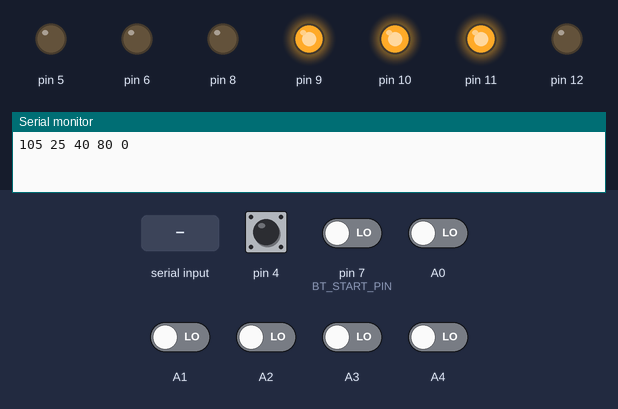
Recording of a program running on a simulated Arduino Nano, built with avr-gcc and run on an emulated ATmega328P. On the bench: output pins drawn as LEDs (lit = HIGH), the last lines printed to the serial monitor. The inputs (shaded band) are chosen by the test bench; at power-on: pin 4 HIGH, A0–4, pin 7 (BT_START_PIN) LOW.

Above: at 1.2 s.
1.3 s: pin 4 pulled LOW for 0.15 s
At 2.4 s:
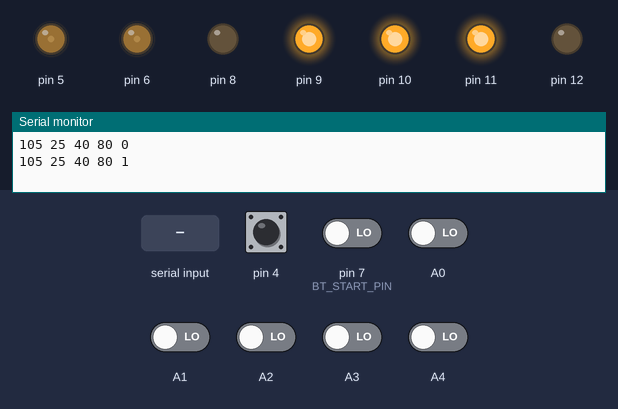
2.9 s: A0 driven HIGH
At 3.6 s:
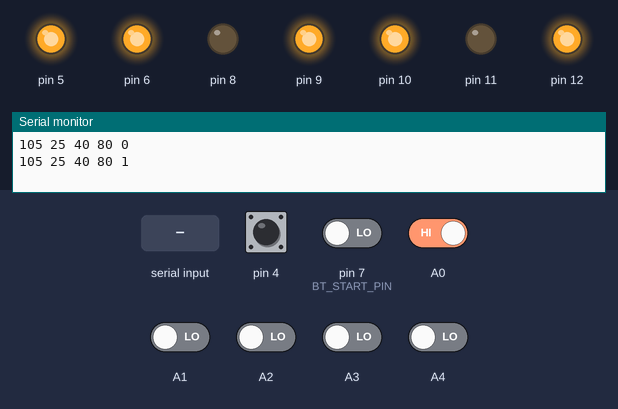
4.4 s: "30 150\n" received over Serial
At 5.0 s:
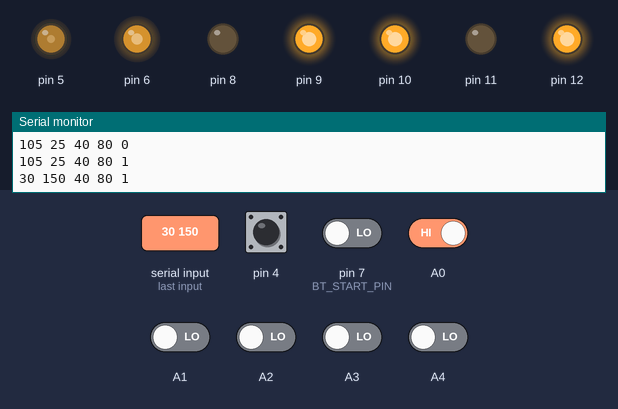
5.9 s: A1 driven HIGH
At 7.1 s:
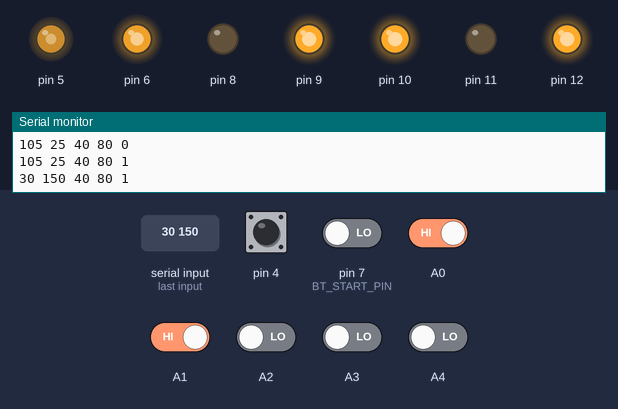
7.4 s: A3 driven HIGH
At 8.2 s:
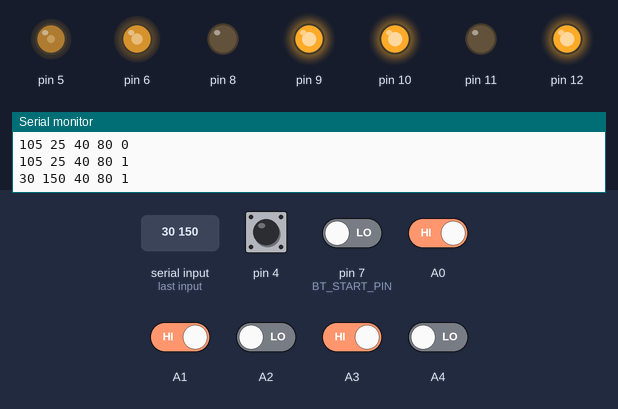
8.9 s: A4 driven HIGH
At 9.3 s:
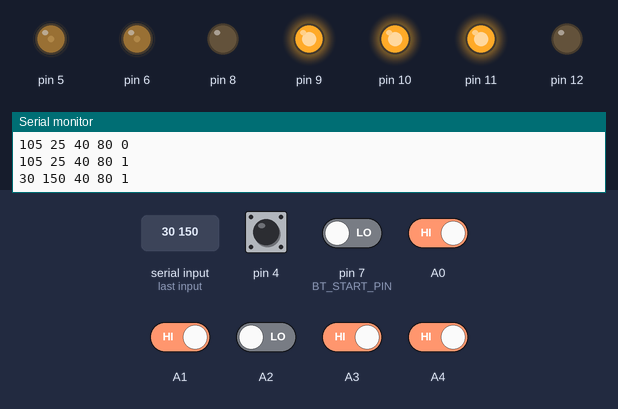
Timing chart, 0 to 11.4 s (numbered marks = the images above; inputs shaded):
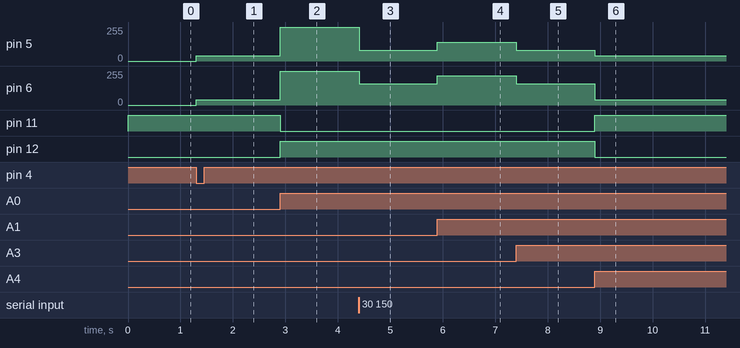

Measured:
- after the input at 1.3 s, pin 5, pin 6: 0/255 → 40/255 at once
- after the input at 2.9 s, pin 5, pin 6: 40/255 → 255/255 at once; pin 11: HIGH → LOW at once; pin 12: LOW → HIGH at once
- after the input at 4.4 s, pin 5: 255/255 → 80/255 at once; pin 6: 255/255 → 160/255 at once
- after the input at 5.9 s, pin 5: 80/255 → 140/255 at once; pin 6: 160/255 → 220/255 at once
- after the input at 7.4 s, pin 5: 140/255 → 80/255 at once; pin 6: 220/255 → 160/255 at once
- after the input at 8.9 s, pin 5: 80/255 → 40/255 at once; pin 6: 160/255 → 40/255 at once; pin 11: LOW → HIGH at once; pin 12: HIGH → LOW at once

The program:

main.cpp
```cpp
#include <Arduino.h>
#include "Config.h"
#include "MotorDriver.h"
#include "SensorArray.h"
#include "PIDController.h"
#include "Button.h"

// ==========================================
// Robot State & Parameters (Pure Numbers)
// ==========================================
bool running = false;
int16_t kp = Config::Defaults::KP;
int16_t kd = Config::Defaults::KD;
int16_t baseSpeed = Config::Defaults::BASE_SPEED;
int16_t searchSpeed = Config::Defaults::SEARCH_SPEED;

// ==========================================
// Hardware Abstractions
// ==========================================
MotorDriver motors(
    Config::Motors::AIN1, Config::Motors::AIN2, Config::Motors::PWMA,
    Config::Motors::BIN1, Config::Motors::BIN2, Config::Motors::PWMB,
    Config::Motors::STBY
);

SensorArray sensors(
    Config::Sensors::S0, Config::Sensors::S1, Config::Sensors::S2,
    Config::Sensors::S3, Config::Sensors::S4
);

PIDController pid(Config::Defaults::KP, Config::Defaults::KD);

ToggleTrigger startTrigger(
    Config::Controls::START_BUTTON,
    Config::Controls::BT_START_PIN,
    Config::Defaults::DEBOUNCE_MS
);

// Print current parameters as space-separated numbers:
// <kp> <kd> <baseSpeed> <searchSpeed> <running>
void printValues() {
    Serial.print(kp);
    Serial.print(' ');
    Serial.print(kd);
    Serial.print(' ');
    Serial.print(baseSpeed);
    Serial.print(' ');
    Serial.print(searchSpeed);
    Serial.print(' ');
    Serial.println(running ? 1 : 0);
}

// Fast non-blocking numeric serial reader:
// - Send '0' to stop, '1' to start
// - Send 'kp kd' (e.g. '120 30')
// - Send 'kp kd base' (e.g. '120 30 50')
// - Send 'kp kd base search run' (e.g. '120 30 50 80 1')
// - Send empty newline to query values
void readSerial() {
    static int16_t values[5];
    static uint8_t count = 0;
    static int16_t current = 0;
    static bool inNumber = false;
    static bool negative = false;

    while (Serial.available() > 0) {
        char c = static_cast<char>(Serial.read());

        if (c >= '0' && c <= '9') {
            current = (current * 10) + (c - '0');
            inNumber = true;
        } else if (c == '-') {
            negative = true;
        } else if (c == ' ' || c == ',' || c == '\t') {
            if (inNumber) {
                if (count < 5) values[count++] = negative ? -current : current;
                current = 0;
                negative = false;
                inNumber = false;
            }
        } else if (c == '\n' || c == '\r') {
            if (inNumber) {
                if (count < 5) values[count++] = negative ? -current : current;
                current = 0;
                negative = false;
                inNumber = false;
            }

            if (count > 0) {
                if (count == 1) {
                    if (values[0] == 0) {
                        running = false;
                        motors.stop();
                    } else if (values[0] == 1) {
                        running = true;
                        pid.reset();
                    } else {
                        kp = values[0];
                    }
                } else {
                    if (count >= 2) {
                        kp = values[0];
                        kd = values[1];
                    }
                    if (count >= 3) baseSpeed = values[2];
                    if (count >= 4) searchSpeed = values[3];
                    if (count >= 5) {
                        running = (values[4] != 0);
                        if (running) pid.reset();
                        else motors.stop();
                    }
                }
                pid.setGains(kp, kd);
                count = 0;
            }

            printValues();
        }
    }
}

// ==========================================
// Arduino Setup & Loop
// ==========================================
void setup() {
    Serial.begin(Config::Defaults::SERIAL_BAUD);

    motors.init();
    sensors.init();
    startTrigger.init();

    printValues();
}

void loop() {
    // 1. Read serial numbers from HC-05 / Serial
    readSerial();

    // 2. Hardware button or BT pin trigger
    if (startTrigger.checkTriggered()) {
        running = !running;
        if (running) {
            pid.reset();
        } else {
            motors.stop();
        }
        printValues();
    }

    // 3. If idle, ensure motors are off and return
    if (!running) {
        motors.stop();
        return;
    }

    // 4. Sample 5-sensor array
    SensorReading reading = sensors.read();

    // 5. Line loss recovery spin
    if (reading.isLineLost()) {
        motors.setSpeeds(-searchSpeed, searchSpeed);
        return;
    }

    // 6. Fast integer PD correction
    int16_t correction = pid.compute(reading.error);

    // 7. Calculate differential motor speeds
    int16_t leftSpeed  = baseSpeed - correction;
    int16_t rightSpeed = baseSpeed + correction;

    // 8. Constrain motor speeds to [-255, 255]
    leftSpeed  = constrain(leftSpeed, -Config::Defaults::MAX_SPEED, Config::Defaults::MAX_SPEED);
    rightSpeed = constrain(rightSpeed, -Config::Defaults::MAX_SPEED, Config::Defaults::MAX_SPEED);

    // 9. Actuate motors
    motors.setSpeeds(leftSpeed, rightSpeed);
}
```

Button.h
```cpp
#pragma once
#include <Arduino.h>

class ToggleTrigger {
private:
    uint8_t m_buttonPin;
    uint8_t m_btStartPin;
    unsigned long m_debounceMs;
    unsigned long m_lastTriggerTime;
    bool m_lastButtonState;
    bool m_lastBtState;

public:
    ToggleTrigger(uint8_t buttonPin, uint8_t btStartPin, unsigned long debounceMs = 300)
        : m_buttonPin(buttonPin),
          m_btStartPin(btStartPin),
          m_debounceMs(debounceMs),
          m_lastTriggerTime(0),
          m_lastButtonState(HIGH),
          m_lastBtState(LOW) {}

    void init() {
        pinMode(m_buttonPin, INPUT_PULLUP);
        pinMode(m_btStartPin, INPUT);
    }

    bool checkTriggered() {
        unsigned long now = millis();
        bool triggered = false;

        bool currentButtonState = digitalRead(m_buttonPin);
        bool currentBtState = digitalRead(m_btStartPin);

        // Falling edge on active-low button (pressed)
        if (m_lastButtonState == HIGH && currentButtonState == LOW) {
            if (now - m_lastTriggerTime >= m_debounceMs) {
                triggered = true;
                m_lastTriggerTime = now;
            }
        }

        // Rising edge on HC-05 start / state line
        if (m_lastBtState == LOW && currentBtState == HIGH) {
            if (now - m_lastTriggerTime >= m_debounceMs) {
                triggered = true;
                m_lastTriggerTime = now;
            }
        }

        m_lastButtonState = currentButtonState;
        m_lastBtState = currentBtState;

        return triggered;
    }
};
```

PIDController.h
```cpp
#pragma once
#include <Arduino.h>

class PIDController {
private:
    int16_t m_kp;
    int16_t m_kd;
    int16_t m_lastError;

public:
    explicit PIDController(int16_t kp = 105, int16_t kd = 25)
        : m_kp(kp), m_kd(kd), m_lastError(0) {}

    int16_t compute(int16_t error) {
        int16_t p = m_kp * error;
        int16_t d = m_kd * (error - m_lastError);
        m_lastError = error;
        return p + d;
    }

    void reset() {
        m_lastError = 0;
    }

    [[nodiscard]] int16_t getKp() const { return m_kp; }
    [[nodiscard]] int16_t getKd() const { return m_kd; }

    void setKp(int16_t kp) { m_kp = kp; }
    void setKd(int16_t kd) { m_kd = kd; }

    void setGains(int16_t kp, int16_t kd) {
        m_kp = kp;
        m_kd = kd;
    }
};
```

SensorArray.h
```cpp
#pragma once
#include <Arduino.h>

struct SensorReading {
    uint8_t raw[5];      // Digital readings (1 = line detected, 0 = background)
    uint8_t activeCount; // Number of sensors detecting the line
    int16_t error;       // Weighted position error

    [[nodiscard]] bool isLineLost() const {
        return activeCount == 0;
    }
};

class SensorArray {
private:
    uint8_t m_pins[5];

public:
    SensorArray(uint8_t s0, uint8_t s1, uint8_t s2, uint8_t s3, uint8_t s4)
        : m_pins{s0, s1, s2, s3, s4} {}

    void init() {
        for (uint8_t i = 0; i < 5; ++i) {
            pinMode(m_pins[i], INPUT);
        }
    }

    [[nodiscard]] SensorReading read() const {
        SensorReading reading{};
        // Active low sensors: line is detected when pin reads LOW (!digitalRead)
        for (uint8_t i = 0; i < 5; ++i) {
            reading.raw[i] = !digitalRead(m_pins[i]);
            reading.activeCount += reading.raw[i];
        }

        // Weighted error: (-4 * s0) + (-2 * s1) + (0 * s2) + (2 * s3) + (4 * s4)
        reading.error = (-4 * reading.raw[0]) +
                        (-2 * reading.raw[1]) +
                        ( 0 * reading.raw[2]) +
                        ( 2 * reading.raw[3]) +
                        ( 4 * reading.raw[4]);

        return reading;
    }
};
```

Config.h
```cpp
#pragma once
#include <Arduino.h>

namespace Config {
    // TB6612FNG Dual H-Bridge Motor Driver Pins
    namespace Motors {
        constexpr uint8_t AIN1 = 11;
        constexpr uint8_t AIN2 = 12;
        constexpr uint8_t PWMA = 5;

        constexpr uint8_t BIN1 = 9;
        constexpr uint8_t BIN2 = 8;
        constexpr uint8_t PWMB = 6;

        constexpr uint8_t STBY = 10;
    }

    // 5-Channel Reflectance / IR Sensors
    namespace Sensors {
        constexpr uint8_t S0 = A0; // Far Left
        constexpr uint8_t S1 = A1; // Left
        constexpr uint8_t S2 = A2; // Center
        constexpr uint8_t S3 = A3; // Right
        constexpr uint8_t S4 = A4; // Far Right
        constexpr uint8_t COUNT = 5;
    }

    // Controls & Remote Triggers
    namespace Controls {
        constexpr uint8_t START_BUTTON = 4; // Onboard push button (INPUT_PULLUP)
        constexpr uint8_t BT_START_PIN = 7; // HC-05 Start / State trigger pin
    }

    // Default Control & Tuning Parameters (Simple Ints)
    namespace Defaults {
        constexpr int16_t KP = 105;
        constexpr int16_t KD = 25;

        constexpr int16_t BASE_SPEED = 40;
        constexpr int16_t SEARCH_SPEED = 80;
        constexpr int16_t MAX_SPEED = 255;

        constexpr unsigned long SERIAL_BAUD = 9600;
        constexpr unsigned long DEBOUNCE_MS = 300;
    }
}
```

MotorDriver.h
```cpp
#pragma once
#include <Arduino.h>

class MotorDriver {
private:
    uint8_t m_ain1;
    uint8_t m_ain2;
    uint8_t m_pwma;
    uint8_t m_bin1;
    uint8_t m_bin2;
    uint8_t m_pwmb;
    uint8_t m_stby;

    static void setChannel(uint8_t in1, uint8_t in2, uint8_t pwmPin, int16_t speed) {
        if (speed >= 0) {
            digitalWrite(in1, HIGH);
            digitalWrite(in2, LOW);
            analogWrite(pwmPin, speed > 255 ? 255 : speed);
        } else {
            digitalWrite(in1, LOW);
            digitalWrite(in2, HIGH);
            int16_t revSpeed = -speed;
            analogWrite(pwmPin, revSpeed > 255 ? 255 : revSpeed);
        }
    }

public:
    MotorDriver(uint8_t ain1, uint8_t ain2, uint8_t pwma,
                uint8_t bin1, uint8_t bin2, uint8_t pwmb,
                uint8_t stby)
        : m_ain1(ain1), m_ain2(ain2), m_pwma(pwma),
          m_bin1(bin1), m_bin2(bin2), m_pwmb(pwmb),
          m_stby(stby) {}

    void init() {
        pinMode(m_ain1, OUTPUT);
        pinMode(m_ain2, OUTPUT);
        pinMode(m_pwma, OUTPUT);
        pinMode(m_bin1, OUTPUT);
        pinMode(m_bin2, OUTPUT);
        pinMode(m_pwmb, OUTPUT);
        pinMode(m_stby, OUTPUT);

        enable();
        stop();
    }

    void enable() {
        digitalWrite(m_stby, HIGH);
    }

    void disable() {
        digitalWrite(m_stby, LOW);
    }

    void setSpeeds(int16_t left, int16_t right) {
        setChannel(m_ain1, m_ain2, m_pwma, left);
        setChannel(m_bin1, m_bin2, m_pwmb, right);
    }

    void stop() {
        setSpeeds(0, 0);
    }
};
```
